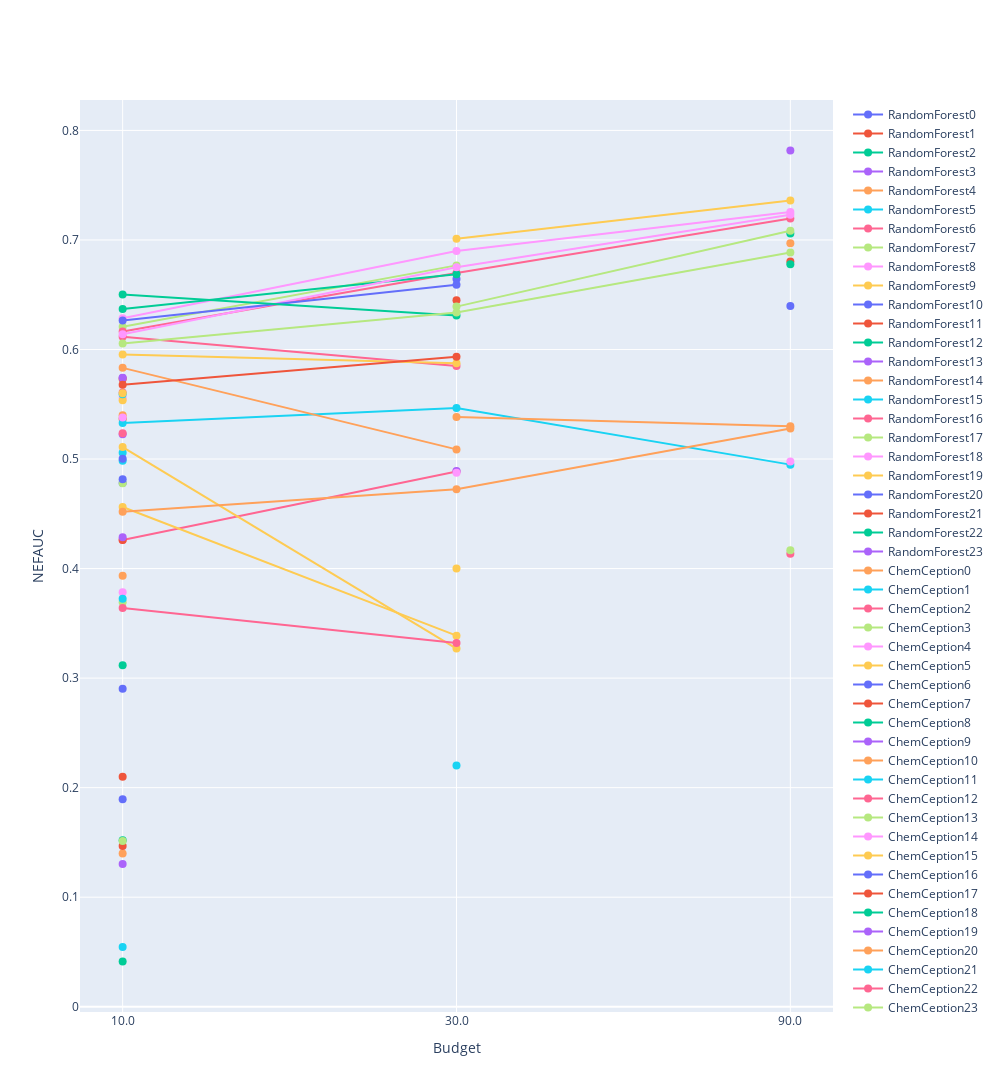

Here is the notebook cell this chart was saved with:
### Markdown cell above
## Combine all and plot them

### Code cell
import plotly.graph_objs as go

fig = go.Figure()
for trace in rf_fig.data + chem_ception_fig.data + graph_conv_fig.data:
    fig.add_trace(trace)

# Show the combined figure
# increase length of graph
fig.update_layout(
    width=1000,
    height=1200,
)

fig.update_layout(
    xaxis_title='Budget',
    yaxis_title='NEFAUC',
)

fig.show()

### Figure 1 — Plotly figure (JSON) as saved in the notebook; plotly's stock layout.template omitted (floating-point values rounded to 4 significant figures)
{"data": [{"line": {"width": 2}, "marker": {"size": 8}, "mode": "lines+markers", "name": "RandomForest0", "type": "scatter", "x": ["10.0"], "y": [0.4781]}, {"line": {"width": 2}, "marker": {"size": 8}, "mode": "lines+markers", "name": "RandomForest1", "type": "scatter", "x": ["10.0"], "y": [0.5367]}, {"line": {"width": 2}, "marker": {"size": 8}, "mode": "lines+markers", "name": "RandomForest2", "type": "scatter", "x": ["10.0"], "y": [0.04138]}, {"line": {"width": 2}, "marker": {"size": 8}, "mode": "lines+markers", "name": "RandomForest3", "type": "scatter", "x": ["10.0"], "y": [0.5742]}, {"line": {"width": 2}, "marker": {"size": 8}, "mode": "lines+markers", "name": "RandomForest4", "type": "scatter", "x": ["10.0"], "y": [0.5401]}, {"line": {"width": 2}, "marker": {"size": 8}, "mode": "lines+markers", "name": "RandomForest5", "type": "scatter", "x": ["10.0"], "y": [0.5056]}, {"line": {"width": 2}, "marker": {"size": 8}, "mode": "lines+markers", "name": "RandomForest6", "type": "scatter", "x": ["10.0", "30.0"], "y": [0.6116, 0.5849]}, {"line": {"width": 2}, "marker": {"size": 8}, "mode": "lines+markers", "name": "RandomForest7", "type": "scatter", "x": ["10.0", "30.0"], "y": [0.6207, 0.6768]}, {"line": {"width": 2}, "marker": {"size": 8}, "mode": "lines+markers", "name": "RandomForest8", "type": "scatter", "x": ["10.0", "30.0", "90.0"], "y": [0.6285, 0.6899, 0.7256]}, {"line": {"width": 2}, "marker": {"size": 8}, "mode": "lines+markers", "name": "RandomForest9", "type": "scatter", "x": ["30.0", "90.0"], "y": [0.701, 0.736]}, {"line": {"width": 2}, "marker": {"size": 8}, "mode": "lines+markers", "name": "RandomForest10", "type": "scatter", "x": ["30.0"], "y": [0.6644]}, {"line": {"width": 2}, "marker": {"size": 8}, "mode": "lines+markers", "name": "RandomForest11", "type": "scatter", "x": ["30.0"], "y": [0.645]}, {"line": {"width": 2}, "marker": {"size": 8}, "mode": "lines+markers", "name": "RandomForest12", "type": "scatter", "x": ["90.0"], "y": [0.706]}, {"line": {"width": 2}, "marker": {"size": 8}, "mode": "lines+markers", "name": "RandomForest13", "type": "scatter", "x": ["90.0"], "y": [0.7816]}, {"line": {"width": 2}, "marker": {"size": 8}, "mode": "lines+markers", "name": "RandomForest14", "type": "scatter", "x": ["90.0"], "y": [0.6969]}, {"line": {"width": 2}, "marker": {"size": 8}, "mode": "lines+markers", "name": "RandomForest15", "type": "scatter", "x": ["10.0"], "y": [0.4984]}, {"line": {"width": 2}, "marker": {"size": 8}, "mode": "lines+markers", "name": "RandomForest16", "type": "scatter", "x": ["10.0", "30.0", "90.0"], "y": [0.6165, 0.6698, 0.7196]}, {"line": {"width": 2}, "marker": {"size": 8}, "mode": "lines+markers", "name": "RandomForest17", "type": "scatter", "x": ["10.0"], "y": [0.4779]}, {"line": {"width": 2}, "marker": {"size": 8}, "mode": "lines+markers", "name": "RandomForest18", "type": "scatter", "x": ["10.0"], "y": [0.5559]}, {"line": {"width": 2}, "marker": {"size": 8}, "mode": "lines+markers", "name": "RandomForest19", "type": "scatter", "x": ["10.0", "30.0"], "y": [0.5955, 0.5875]}, {"line": {"width": 2}, "marker": {"size": 8}, "mode": "lines+markers", "name": "RandomForest20", "type": "scatter", "x": ["10.0"], "y": [0.4816]}, {"line": {"width": 2}, "marker": {"size": 8}, "mode": "lines+markers", "name": "RandomForest21", "type": "scatter", "x": ["10.0"], "y": [0.5732]}, {"line": {"width": 2}, "marker": {"size": 8}, "mode": "lines+markers", "name": "RandomForest22", "type": "scatter", "x": ["10.0", "30.0"], "y": [0.637, 0.6686]}, {"line": {"width": 2}, "marker": {"size": 8}, "mode": "lines+markers", "name": "RandomForest23", "type": "scatter", "x": ["10.0"], "y": [0.5226]}, {"line": {"width": 2}, "marker": {"size": 8}, "mode": "lines+markers", "name": "ChemCeption0", "type": "scatter", "x": ["10.0"], "y": [0.1399]}, {"line": {"width": 2}, "marker": {"size": 8}, "mode": "lines+markers", "name": "ChemCeption1", "type": "scatter", "x": ["10.0", "30.0", "90.0"], "y": [0.533, 0.5465, 0.4949]}, {"line": {"width": 2}, "marker": {"size": 8}, "mode": "lines+markers", "name": "ChemCeption2", "type": "scatter", "x": ["10.0", "30.0"], "y": [0.426, 0.4886]}, {"line": {"width": 2}, "marker": {"size": 8}, "mode": "lines+markers", "name": "ChemCeption3", "type": "scatter", "x": ["10.0"], "y": [0.3692]}, {"line": {"width": 2}, "marker": {"size": 8}, "mode": "lines+markers", "name": "ChemCeption4", "type": "scatter", "x": ["10.0"], "y": [0.3783]}, {"line": {"width": 2}, "marker": {"size": 8}, "mode": "lines+markers", "name": "ChemCeption5", "type": "scatter", "x": ["10.0", "30.0"], "y": [0.4562, 0.3387]}, {"line": {"width": 2}, "marker": {"size": 8}, "mode": "lines+markers", "name": "ChemCeption6", "type": "scatter", "x": ["10.0"], "y": [0.2903]}, {"line": {"width": 2}, "marker": {"size": 8}, "mode": "lines+markers", "name": "ChemCeption7", "type": "scatter", "x": ["10.0"], "y": [0.21]}, {"line": {"width": 2}, "marker": {"size": 8}, "mode": "lines+markers", "name": "ChemCeption8", "type": "scatter", "x": ["10.0"], "y": [0.3117]}, {"line": {"width": 2}, "marker": {"size": 8}, "mode": "lines+markers", "name": "ChemCeption9", "type": "scatter", "x": ["30.0"], "y": [0.4891]}, {"line": {"width": 2}, "marker": {"size": 8}, "mode": "lines+markers", "name": "ChemCeption10", "type": "scatter", "x": ["30.0", "90.0"], "y": [0.5383, 0.53]}, {"line": {"width": 2}, "marker": {"size": 8}, "mode": "lines+markers", "name": "ChemCeption11", "type": "scatter", "x": ["30.0"], "y": [0.2201]}, {"line": {"width": 2}, "marker": {"size": 8}, "mode": "lines+markers", "name": "ChemCeption12", "type": "scatter", "x": ["90.0"], "y": [0.4135]}, {"line": {"width": 2}, "marker": {"size": 8}, "mode": "lines+markers", "name": "ChemCeption13", "type": "scatter", "x": ["90.0"], "y": [0.4168]}, {"line": {"width": 2}, "marker": {"size": 8}, "mode": "lines+markers", "name": "ChemCeption14", "type": "scatter", "x": ["90.0"], "y": [0.4977]}, {"line": {"width": 2}, "marker": {"size": 8}, "mode": "lines+markers", "name": "ChemCeption15", "type": "scatter", "x": ["10.0", "30.0"], "y": [0.5109, 0.327]}, {"line": {"width": 2}, "marker": {"size": 8}, "mode": "lines+markers", "name": "ChemCeption16", "type": "scatter", "x": ["10.0"], "y": [0.1893]}, {"line": {"width": 2}, "marker": {"size": 8}, "mode": "lines+markers", "name": "ChemCeption17", "type": "scatter", "x": ["10.0"], "y": [0.1466]}, {"line": {"width": 2}, "marker": {"size": 8}, "mode": "lines+markers", "name": "ChemCeption18", "type": "scatter", "x": ["10.0"], "y": [0.1519]}, {"line": {"width": 2}, "marker": {"size": 8}, "mode": "lines+markers", "name": "ChemCeption19", "type": "scatter", "x": ["10.0"], "y": [0.1304]}, {"line": {"width": 2}, "marker": {"size": 8}, "mode": "lines+markers", "name": "ChemCeption20", "type": "scatter", "x": ["10.0", "30.0", "90.0"], "y": [0.4518, 0.4724, 0.5279]}, {"line": {"width": 2}, "marker": {"size": 8}, "mode": "lines+markers", "name": "ChemCeption21", "type": "scatter", "x": ["10.0"], "y": [0.05454]}, {"line": {"width": 2}, "marker": {"size": 8}, "mode": "lines+markers", "name": "ChemCeption22", "type": "scatter", "x": ["10.0", "30.0"], "y": [0.3641, 0.332]}, {"line": {"width": 2}, "marker": {"size": 8}, "mode": "lines+markers", "name": "ChemCeption23", "type": "scatter", "x": ["10.0"], "y": [0.1514]}, {"line": {"width": 2}, "marker": {"size": 8}, "mode": "lines+markers", "name": "GraphConv0", "type": "scatter", "x": ["10.0", "30.0", "90.0"], "y": [0.6139, 0.6751, 0.723]}, {"line": {"width": 2}, "marker": {"size": 8}, "mode": "lines+markers", "name": "GraphConv1", "type": "scatter", "x": ["10.0"], "y": [0.5537]}, {"line": {"width": 2}, "marker": {"size": 8}, "mode": "lines+markers", "name": "GraphConv2", "type": "scatter", "x": ["10.0", "30.0"], "y": [0.6264, 0.6592]}, {"line": {"width": 2}, "marker": {"size": 8}, "mode": "lines+markers", "name": "GraphConv3", "type": "scatter", "x": ["10.0"], "y": [0.426]}, {"line": {"width": 2}, "marker": {"size": 8}, "mode": "lines+markers", "name": "GraphConv4", "type": "scatter", "x": ["10.0", "30.0"], "y": [0.6502, 0.631]}, {"line": {"width": 2}, "marker": {"size": 8}, "mode": "lines+markers", "name": "GraphConv5", "type": "scatter", "x": ["10.0"], "y": [0.5739]}, {"line": {"width": 2}, "marker": {"size": 8}, "mode": "lines+markers", "name": "GraphConv6", "type": "scatter", "x": ["10.0"], "y": [0.3934]}, {"line": {"width": 2}, "marker": {"size": 8}, "mode": "lines+markers", "name": "GraphConv7", "type": "scatter", "x": ["10.0"], "y": [0.3724]}, {"line": {"width": 2}, "marker": {"size": 8}, "mode": "lines+markers", "name": "GraphConv8", "type": "scatter", "x": ["10.0"], "y": [0.5608]}, {"line": {"width": 2}, "marker": {"size": 8}, "mode": "lines+markers", "name": "GraphConv9", "type": "scatter", "x": ["30.0", "90.0"], "y": [0.6391, 0.7085]}, {"line": {"width": 2}, "marker": {"size": 8}, "mode": "lines+markers", "name": "GraphConv10", "type": "scatter", "x": ["30.0"], "y": [0.4875]}, {"line": {"width": 2}, "marker": {"size": 8}, "mode": "lines+markers", "name": "GraphConv11", "type": "scatter", "x": ["30.0"], "y": [0.4]}, {"line": {"width": 2}, "marker": {"size": 8}, "mode": "lines+markers", "name": "GraphConv12", "type": "scatter", "x": ["90.0"], "y": [0.6398]}, {"line": {"width": 2}, "marker": {"size": 8}, "mode": "lines+markers", "name": "GraphConv13", "type": "scatter", "x": ["90.0"], "y": [0.6804]}, {"line": {"width": 2}, "marker": {"size": 8}, "mode": "lines+markers", "name": "GraphConv14", "type": "scatter", "x": ["90.0"], "y": [0.6778]}, {"line": {"width": 2}, "marker": {"size": 8}, "mode": "lines+markers", "name": "GraphConv15", "type": "scatter", "x": ["10.0"], "y": [0.4287]}, {"line": {"width": 2}, "marker": {"size": 8}, "mode": "lines+markers", "name": "GraphConv16", "type": "scatter", "x": ["10.0", "30.0"], "y": [0.5832, 0.5088]}, {"line": {"width": 2}, "marker": {"size": 8}, "mode": "lines+markers", "name": "GraphConv17", "type": "scatter", "x": ["10.0"], "y": [0.5592]}, {"line": {"width": 2}, "marker": {"size": 8}, "mode": "lines+markers", "name": "GraphConv18", "type": "scatter", "x": ["10.0"], "y": [0.5235]}, {"line": {"width": 2}, "marker": {"size": 8}, "mode": "lines+markers", "name": "GraphConv19", "type": "scatter", "x": ["10.0", "30.0", "90.0"], "y": [0.6054, 0.6338, 0.6886]}, {"line": {"width": 2}, "marker": {"size": 8}, "mode": "lines+markers", "name": "GraphConv20", "type": "scatter", "x": ["10.0"], "y": [0.5378]}, {"line": {"width": 2}, "marker": {"size": 8}, "mode": "lines+markers", "name": "GraphConv21", "type": "scatter", "x": ["10.0"], "y": [0.5602]}, {"line": {"width": 2}, "marker": {"size": 8}, "mode": "lines+markers", "name": "GraphConv22", "type": "scatter", "x": ["10.0"], "y": [0.5002]}, {"line": {"width": 2}, "marker": {"size": 8}, "mode": "lines+markers", "name": "GraphConv23", "type": "scatter", "x": ["10.0", "30.0"], "y": [0.5679, 0.5935]}], "layout": {"height": 1200, "width": 1000, "xaxis": {"title": {"text": "Budget"}}, "yaxis": {"title": {"text": "NEFAUC"}}}}
